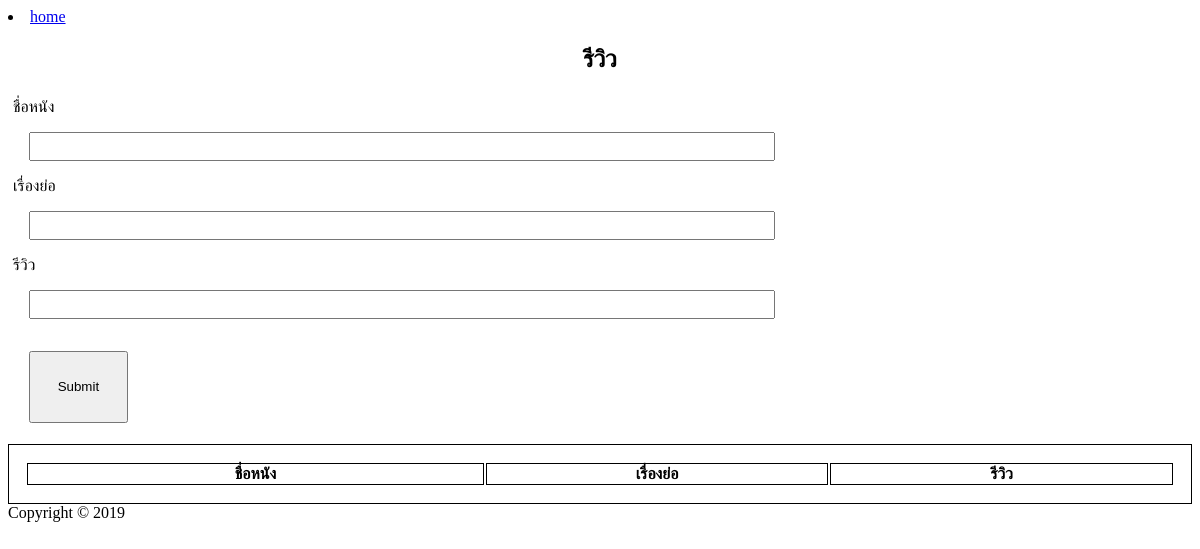
Page /services on the earlier database version.
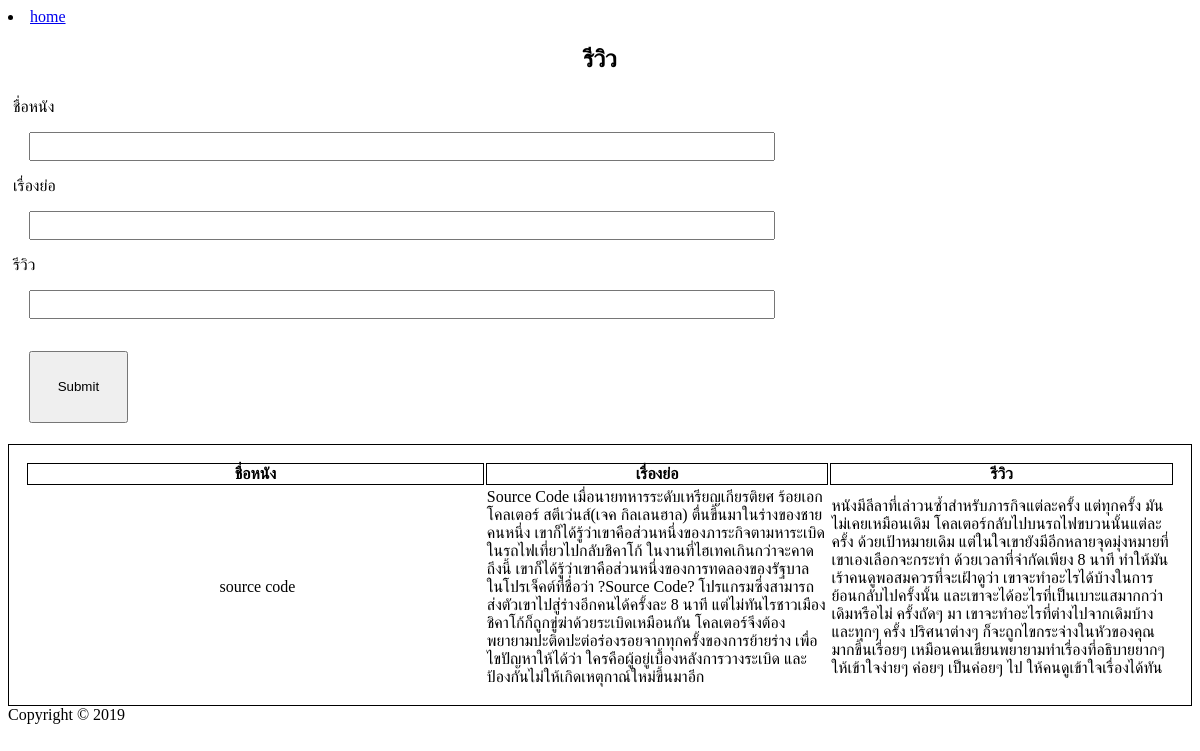
Same page on the later database version.
### linuxapp/models.py (models this page shows)
class Service(models.Model):
    icon = models.CharField(max_length=200)
    title = models.CharField(max_length=300)
    detail = models.CharField(max_length=1000)
    def __str__(self):
        return self.title

### linuxapp/views.py (the view)
# urls.py: path('services', linuxappviews.services),
def services(req):
    if req.method == 'POST':
        post = req.POST
        s = Service()
        s.icon = post['icon']
        s.title = post['title']
        s.detail = post['detail']
        s.save()
        services = Service.objects.all()
        print(services)
        return render(req, 'linuxapp/services.html', { 'services': services })
    else:
        print('ร้องขอทำมะดา')
        services = Service.objects.all()
        print(services)
        return render(req, 'linuxapp/services.html', { 'services': services })

### linuxapp/templates/linuxapp/services.html (shortened to what this page needs)
<!DOCTYPE html>
<html lang="en">
  <head>
    {% load static %}
    <link href="{% static 'vendor/fontawesome-free/css/all.min.css' %}" rel="stylesheet" type="text/css">
  </head>
  <body background='http://hdqwalls.com/wallpapers/tomb-raider-movie-4k-fq.jpg'width = "720" height = "1280">
  <li class="nav-item">
            <a class="btn btn-primary btn-xl js-scroll-trigger" href="home">home</a>
          </li>
    <nav> <h1><center>รีวิว</h1></center> </nav>
    <div>
      <section class="filled">
        <form action="services" method="POST" enctype="multipart/form-data;charset=UTF-8">
          <a>ชื่อหนัง</a>
          <div class="spacing"><input class="filled" type="text" name="icon"/></div>
          <a>เรื่องย่อ</a>
          <div class="spacing"><input class="filled" type="text" name="title"/></div>
          <a>รีวิว</a>
          <div class="spacing"><input class="filled" type="text" name="detail" /></div>
          <div class="spacing"><button style="padding: 2em;" type="submit">Submit</button></div>
        </form>
      </section>
      <div>
       <table style="width:100%; border: 1px solid black; padding: 1em;background-color:white;">
        <tr>
          <th style="width:40%; border: 1px solid black;">ชื่อหนัง</th>
          <th style="width:30%; border: 1px solid black;">เรื่องย่อ</th>
          <th style="width:30%; border: 1px solid black;">รีวิว</th>
        </tr>
        {% for s in services %}
        <tr>
          <td><center> <i class="fa {{s.icon}}"></i> {{ s.icon }}</center></td>
          <td>{{ s.title }}</td>
          <td>{{ s.detail }}</td>
        </tr>
        {% endfor %}
      </table>
      </div>
    </div>
    <footer>
      <div>
        <div>Copyright &copy; 2019 </div>
      </div>
    </footer>
  </body>
</html>

### linuxapp/templates/linuxapp/services.html (style rules this page uses)
.filled { width: 80%; padding: 5px; }
.spacing { padding: 1em; }

Differences in the rows shown:
added Service: icon "source code", title "Source Code เมื่อนายทหารระดับเหรียญเกียรติยศ ร้อยเอก โคลเตอร์ สตีเว่นส์(เจค กิลเลนฮาล) ตื่นขึ้นมาในร่างของชายคนหนึ่ง เขาก็ได้รู้ว่าเขาคือส่วนหนึ่งของภาระกิจตามหาระเบิด ในรถไฟเที่ยวไปกลับชิคาโก้ ในงานที่ไฮเทคเกินกว่าจะคาดถึงนี้ เขาก็ได้รู้ว่าเขาคือส่วนหนึ่งของการทดลองของรัฐบาล ในโปรเจ็คต์ที่ชื่อว่า ?Source Code? โปรแกรมซึ่งสามารถส่งตัวเขาไปสู่ร่างอีกคนได้ครั้งละ 8 นาที แต่ไม่ทันไรชาวเมืองชิคาโก้ก็ถูกขู่ฆ่าด้วยระเบิดเหมือนกัน โคลเตอร์จึงต้องพยายามปะติดปะต่อร่องรอยจากทุกครั้งของการย้ายร่าง เพื่อไขปัญหาให้ได้ว่า ใครคือผู้อยู่เบื้องหลังการวางระเบิด และป้องกันไม่ให้เกิดเหตุกาณ์ใหม่ขึ้นมาอีก", detail "หนังมีลีลาที่เล่าวนซ้ำสำหรับภารกิจแต่ละครั้ง แต่ทุกครั้ง มันไม่เคยเหมือนเดิม โคลเตอร์กลับไปบนรถไฟขบวนนั้นแต่ละครั้ง ด้วยเป้าหมายเดิม แต่ในใจเขายังมีอีกหลายจุดมุ่งหมายที่เขาเองเลือกจะกระทำ ด้วยเวลาที่จำกัดเพียง 8 นาที ทำให้มันเร้าคนดูพอสมควรที่จะเฝ้าดูว่า เขาจะทำอะไรได้บ้างในการย้อนกลับไปครั้งนั้น และเขาจะได้อะไรที่เป็นเบาะแสมากกว่าเดิมหรือไม่ ครั้งถัดๆ มา เขาจะทำอะไรที่ต่างไปจากเดิมบ้าง และทุกๆ ครั้ง ปริศนาต่างๆ ก็จะถูกไขกระจ่างในหัวของคุณมากขึ้นเรื่อยๆ เหมือนคนเขียนพยายามทำเรื่องที่อธิบายยากๆ ให้เข้าใจง่ายๆ ค่อยๆ เป็นค่อยๆ ไป ให้คนดูเข้าใจเรื่องได้ทัน"
